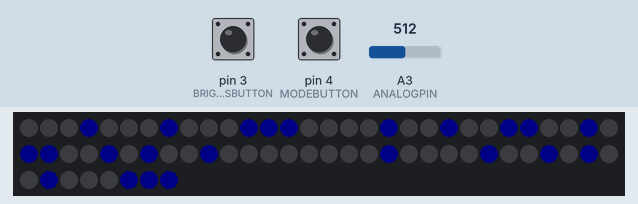
Bench run of a sketch on a simulated Arduino Uno, built with avr-gcc and run on an emulated ATmega328P. Parts: 68 RGB LEDs in strip order, left to right, continuing on the next row. The inputs (shaded band) are chosen by the test bench; at power-on: pin 3 (BRIGHTNESSBUTTON) HIGH, A3 (ANALOGPIN) = 512, pin 4 (MODEBUTTON) HIGH. Dim RGB values are drawn brighter than linear; random numbers use the default seed unless the sketch sets one; EEPROM starts erased; what the sketch prints to the serial monitor is not drawn.

Above: at 1.2 s.
1.3 s: pin 3 (BRIGHTNESSBUTTON) pulled LOW for 0.15 s
At 1.84 s:
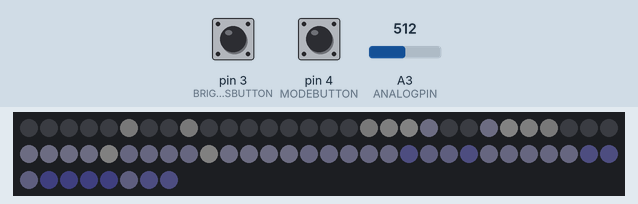
2.0 s: A3 (ANALOGPIN) set to 22
At 2.8 s:
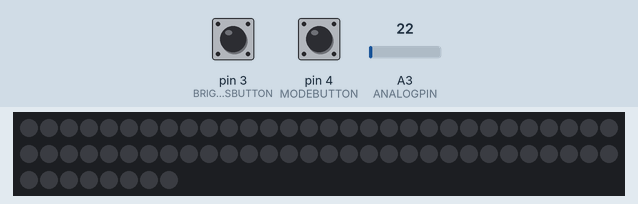
3.9 s: A3 (ANALOGPIN) set to 900
At 4.45 s:
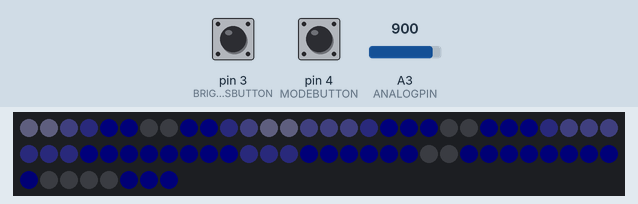
6.4 s: pin 3 (BRIGHTNESSBUTTON) pulled LOW for 1 s
At 8.3 s:
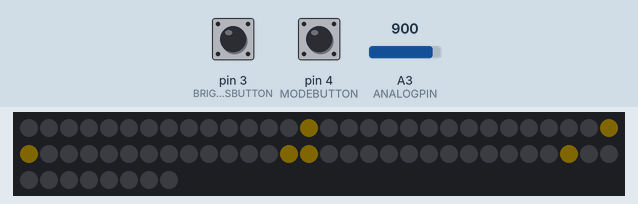
Timing chart, 0 to 9.8 s (numbered marks = the images above; inputs shaded):
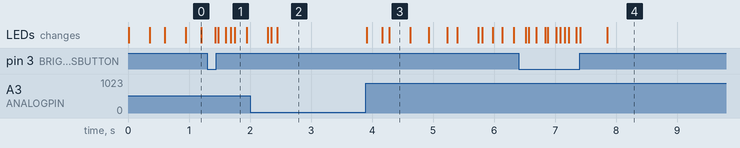

The sketch:

FlashFrames.ino
```cpp
// (licence header left out)
// data output to LEDs is on pin 5
#define PIN_LEDOUT 5

// Global maximum brightness value, maximum 255 (original max: 72, start: 102)
//keeping it rather low because the glasses tend to be really bright
#define MAXBRIGHTNESS 36
#define STARTBRIGHTNESS 51

// time between pattern changes
#define patternTime 15000

// time between hue increments)
#define hueTime 30

// Time after changing settings before settings are saved to EEPROM
#define EEPROMDELAY 2000

// Include FastLED library, audio.h, and other files
#include <FastLED.h>
#include <EEPROM.h>
#include "messages.h"
#include "font.h"
#include "XYmap.h"
#include "utils.h"
#include "audio.h"
#include "effects.h"
#include "buttons.h"


// when Flash Frames are turned on
void setup() {
Serial.begin(9600);
  // write FastLED configuration data
  FastLED.addLeds<WS2811, PIN_LEDOUT, GRB>(leds, LAST_VISIBLE_LED + 1);

  // set global brightness value
  FastLED.setBrightness( scale8(STARTBRIGHTNESS, MAXBRIGHTNESS) );

  // configure input buttons
  pinMode(MODEBUTTON, INPUT_PULLUP);
  pinMode(BRIGHTNESSBUTTON, INPUT_PULLUP);
  pinMode(STROBEPIN, OUTPUT);
  pinMode(RESETPIN, OUTPUT);

  digitalWrite(RESETPIN, LOW);
  digitalWrite(STROBEPIN, HIGH);

  random16_add_entropy(analogRead(ANALOGPIN));

}

// list of functions that will be displayed
functionList effectList[] = {scrollTextThree,
                              drawAnalyzer,
                              drawVU,
                              RGBpulse};

/* functionList effectLista[] = {threeSine,
                             threeDee,
                             scrollTextZero,
                             plasma,
                             confetti,
                             rider,
                             scrollTextOne,
                             glitter,
                             slantBars,
                             scrollTextTwo,
                             colorFill,
                             sideRain };
functionList effectListb[] = {threeSine,
                             threeDee,
                             scrollTextZero,
                             plasma};
*/

const byte totalEffects = (sizeof(effectList)/sizeof(effectList[0]));

// continuous loop while Flash Frames are on
void loop()
{
  currentMillis = millis(); // save the current timer value
  updateButtons();          // read, debounce, and process the buttons
  doButtons();              // perform actions based on button state
  checkEEPROM();            // update the EEPROM if necessary

  //if audio input played long enough, get next analog input
  if (AUDIODELAY < currentMillis - audioTime) {
    audioTime = currentMillis;
    doAnalogs();
  }

  // switch to a new effect every patternTime milliseconds
  if (currentMillis - cycleMillis > patternTime && autoCycle == true) {
    cycleMillis = currentMillis;
    if (++currentEffect >= totalEffects) currentEffect = 0; // loop to start of effect list
    effectInit = false; // trigger effect initialization when new effect is selected
  }

  // increment the global hue value every hueTime milliseconds
  if (currentMillis - hueMillis > hueTime) {
    hueMillis = currentMillis;
    hueCycle(1); // increment the global hue value
  }

  // run the currently selected effect every effectDelay milliseconds
  if (currentMillis - effectMillis > effectDelay) {
    effectMillis = currentMillis;
    effectList[currentEffect](); // run the selected effect function
    random16_add_entropy(1); // make the random values a bit more random-ish
  }

  // run a fade effect too if the confetti effect is running
  if (effectList[currentEffect] == confetti) fadeAll(1);

  FastLED.show(); // send the contents of the led memory to the LEDs

}
```

XYmap.h
```cpp
// Helper functions for a two-dimensional XY matrix of pixels.
// Special credit to Mark Kriegsman
//
// 2014-10-18 - Special version for RGB Shades Kickstarter
//              https://www.kickstarter.com/projects/macetech/rgb-led-shades
//              2014-10-18 - code version 2c (local table, holes are r/w),
//              by Mark Kriegsman
//
//              This special 'XY' code lets you program the RGB Shades
//              as a plain 16x5 matrix.
//
//              Writing to and reading from the 'holes' in the layout is
//              also allowed; holes retain their data, it's just not displayed.
//
//              You can also test to see if you're on or off the layout
//              like this
//                if( XY(x,y) > LAST_VISIBLE_LED ) { ...off the layout...}
//
//              X and Y bounds checking is also included, so it is safe
//              to just do this without checking x or y in your code:
//                leds[ XY(x,y) ] == CRGB::Red;
//              All out of bounds coordinates map to the first hidden pixel.
//
//     XY(x,y) takes x and y coordinates and returns an LED index number,
//             for use like this:  leds[ XY(x,y) ] == CRGB::Red;


// Params for width and height
const uint8_t kMatrixWidth = 16;
const uint8_t kMatrixHeight = 5;

// Pixel layout
//
//      0  1  2  3  4  5  6  7  8  9 10 11 12 13 14 15
//   +------------------------------------------------
// 0 |  .  0  1  2  3  4  5  6  7  8  9 10 11 12 13  .
// 1 | 29 28 27 26 25 24 23 22 21 20 19 18 17 16 15 14
// 2 | 30 31 32 33 34 35 36  .  . 37 38 39 40 41 42 43
// 3 | 57 56 55 54 53 52 51  .  . 50 49 48 47 46 45 44
// 4 |  . 58 59 60 61 62  .  .  .  . 63 64 65 66 67  .

#define NUM_LEDS (kMatrixWidth * kMatrixHeight)
CRGB leds[ NUM_LEDS ];


// This function will return the right 'led index number' for
// a given set of X and Y coordinates on your RGB Shades.
// This code, plus the supporting 80-byte table is much smaller
// and much faster than trying to calculate the pixel ID with code.
#define LAST_VISIBLE_LED 67
uint8_t XY( uint8_t x, uint8_t y)
{
  // any out of bounds address maps to the first hidden pixel
  if( (x >= kMatrixWidth) || (y >= kMatrixHeight) ) {
    return (LAST_VISIBLE_LED + 1);
  }

  const uint8_t ShadesTable[] = {
     68,  0,  1,  2,  3,  4,  5,  6,  7,  8,  9, 10, 11, 12, 13, 69,
     29, 28, 27, 26, 25, 24, 23, 22, 21, 20, 19, 18, 17, 16, 15, 14,
     30, 31, 32, 33, 34, 35, 36, 70, 71, 37, 38, 39, 40, 41, 42, 43,
     57, 56, 55, 54, 53, 52, 51, 72, 73, 50, 49, 48, 47, 46, 45, 44,
     74, 58, 59, 60, 61, 62, 75, 76, 77, 78, 63, 64, 65, 66, 67, 79
  };

  uint8_t i = (y * kMatrixWidth) + x;
  uint8_t j = ShadesTable[i];
  return j;
}
```

audio.h
```cpp
// Interface with MSGEQ7 chip for audio analysis

//time between audio measurements
#define AUDIODELAY 4

// Pin definitions
#define ANALOGPIN 3
//determines when to measure individual frequency bands
#define STROBEPIN 8
//resets before each new note reading
#define RESETPIN 7

//This is entirely copied from an existing project on macetech.com
// Smooth/average settings
#define SPECTRUMSMOOTH 0.07
#define PEAKDECAY 0.01
#define NOISEFLOOR 65

// AGC settings
#define AGCSMOOTH 0.004
#define GAINUPPERLIMIT 8.0
#define GAINLOWERLIMIT 0.1

// Global variables
unsigned int spectrumValue[7];  // holds raw adc values
float spectrumDecay[7] = {0};   // holds time-averaged values
float spectrumPeaks[7] = {0};   // holds peak values
float audioAvg = 0.0;
float gainAGC = 0.0;

void doAnalogs() {

  static PROGMEM const byte spectrumFactors[7] = {10, 10, 11, 12, 13, 14, 16};

  // reset MSGEQ7 to first frequency bin
  digitalWrite(RESETPIN, HIGH);
  delayMicroseconds(5);
  digitalWrite(RESETPIN, LOW);

  // store sum of values for AGC
  int analogsum = 0;

  // cycle through each MSGEQ7 bin and read the analog values
  for (int i = 0; i < 7; i++) {

    // set up the MSGEQ7
    digitalWrite(STROBEPIN, LOW);
    delayMicroseconds(50); // to allow the output to settle

    // read the analog value
    spectrumValue[i] = analogRead(ANALOGPIN);
    digitalWrite(STROBEPIN, HIGH);

    if (i == 3) Serial.println(spectrumValue[i]);

    // noise floor filter
    if (spectrumValue[i] < NOISEFLOOR) {
      spectrumValue[i] = 0;
    } else {
      spectrumValue[i] -= NOISEFLOOR;
    }

    // apply correction factor per frequency bin
    spectrumValue[i] = (spectrumValue[i]*pgm_read_byte_near(spectrumFactors + i))/10;

    // prepare average for AGC
    analogsum += spectrumValue[i];

    // apply current gain value
    spectrumValue[i] *= gainAGC;

    // process time-averaged values
    spectrumDecay[i] = (1.0 - SPECTRUMSMOOTH) * spectrumDecay[i] + SPECTRUMSMOOTH * spectrumValue[i];

    // process peak values
    if (spectrumPeaks[i] < spectrumDecay[i]) spectrumPeaks[i] = spectrumDecay[i];
    spectrumPeaks[i] = spectrumPeaks[i] * (1.0 - PEAKDECAY);
  }

  // Calculate audio levels for automatic gain
  audioAvg = (1.0 - AGCSMOOTH) * audioAvg + AGCSMOOTH * (analogsum / 7.0);

  // Calculate gain adjustment factor
  gainAGC = 250.0 / audioAvg;
  if (gainAGC > GAINUPPERLIMIT) gainAGC = GAINUPPERLIMIT;
  if (gainAGC < GAINLOWERLIMIT) gainAGC = GAINLOWERLIMIT;


}

// Attempt at beat detection
byte beatTriggered = 0;
#define beatLevel 20.0
#define beatDeadzone 30.0
#define beatDelay 50
float lastBeatVal = 0;
byte beatDetect() {
  static float beatAvg = 0;
  static unsigned long lastBeatMillis;
  float specCombo = (spectrumDecay[0] + spectrumDecay[1] + spectrumDecay[2]
                      + spectrumDecay[3] + spectrumDecay[4] + spectrumDecay[5]
                      + spectrumDecay[6]) / 7.0;
  beatAvg = (1.0 - AGCSMOOTH) * beatAvg + AGCSMOOTH * specCombo;

  if (lastBeatVal < beatAvg) lastBeatVal = beatAvg;
  if ((specCombo - beatAvg) > beatLevel && beatTriggered == 0 && currentMillis - lastBeatMillis > beatDelay) {
    beatTriggered = 1;
    lastBeatVal = specCombo;
    lastBeatMillis = currentMillis;
    return 1;
  } else if ((lastBeatVal - specCombo) > beatDeadzone) {
    beatTriggered = 0;
    return 0;
  } else {
    return 0;
  }

}
```

buttons.h
```cpp
// Process button inputs and return button activity

#define NUMBUTTONS 2
#define MODEBUTTON 4
#define BRIGHTNESSBUTTON 3

#define BTNIDLE 0
#define BTNDEBOUNCING 1
#define BTNPRESSED 2
#define BTNRELEASED 3
#define BTNLONGPRESS 4
#define BTNLONGPRESSREAD 5

#define BTNDEBOUNCETIME 20
#define BTNLONGPRESSTIME 1000

unsigned long buttonEvents[NUMBUTTONS];
byte buttonStatuses[NUMBUTTONS];
byte buttonmap[NUMBUTTONS] = {BRIGHTNESSBUTTON, MODEBUTTON};

void updateButtons() {
  for (byte i = 0; i < NUMBUTTONS; i++) {
    switch (buttonStatuses[i]) {
      case BTNIDLE:
        if (digitalRead(buttonmap[i]) == LOW) {
          buttonEvents[i] = currentMillis;
          buttonStatuses[i] = BTNDEBOUNCING;
        }
        break;

      case BTNDEBOUNCING:
        if (currentMillis - buttonEvents[i] > BTNDEBOUNCETIME) {
          if (digitalRead(buttonmap[i]) == LOW) {
            buttonStatuses[i] = BTNPRESSED;
          }
        }
        break;

      case BTNPRESSED:
        if (digitalRead(buttonmap[i]) == HIGH) {
          buttonStatuses[i] = BTNRELEASED;
        } else if (currentMillis - buttonEvents[i] > BTNLONGPRESSTIME) {
          buttonStatuses[i] = BTNLONGPRESS;
        }
        break;

      case BTNRELEASED:
        break;

      case BTNLONGPRESS:
        break;

      case BTNLONGPRESSREAD:
        if (digitalRead(buttonmap[i]) == HIGH) {
          buttonStatuses[i] = BTNIDLE;
        }
        break;
    }
  }
}

byte buttonStatus(byte buttonNum) {

  byte tempStatus = buttonStatuses[buttonNum];
  if (tempStatus == BTNRELEASED) {
    buttonStatuses[buttonNum] = BTNIDLE;
  } else if (tempStatus == BTNLONGPRESS) {
    buttonStatuses[buttonNum] = BTNLONGPRESSREAD;
  }

  return tempStatus;

}

void doButtons() {

  // Check the mode button (for switching between effects)
  switch (buttonStatus(0)) {

    case BTNRELEASED: // button was pressed and released quickly
      cycleMillis = currentMillis;
      if (++currentEffect >= totalEffects) currentEffect = 0; // loop to start of effect list
      effectInit = false; // trigger effect initialization when new effect is selected
      eepromMillis = currentMillis;
      eepromOutdated = true;
      break;

    case BTNLONGPRESS: // button was held down for a while
      autoCycle = !autoCycle; // toggle auto cycle mode
      confirmBlink(); // one blue blink: auto mode. two red blinks: manual mode.
      eepromMillis = currentMillis;
      eepromOutdated = true;
      break;

  }

  // Check the brightness adjust button
  switch (buttonStatus(1)) {

    case BTNRELEASED: // button was pressed and released quickly
      currentBrightness += 51; // increase the brightness (wraps to lowest)
      FastLED.setBrightness(scale8(currentBrightness, MAXBRIGHTNESS));
      eepromMillis = currentMillis;
      eepromOutdated = true;
      break;
          /*
        tried changing around button fucntionality, saving this for future edits
        if (effectList[]a == {scrollTextThree,
                              RGBpulse}) {
                    effectList[]b = {{drawAnalyzer,
                              drawVU}; }
        else
                    effectList[]a = {{scrollTextThree,
                              scrollTextTwo}; }

        */

    case BTNLONGPRESS: // button was held down for a while
      currentBrightness = STARTBRIGHTNESS; // reset brightness to startup value
      FastLED.setBrightness(scale8(currentBrightness, MAXBRIGHTNESS));
      eepromMillis = currentMillis;
      eepromOutdated = true;
      break;

      /*
        tried changing around button fucntionality, saving this for future edits
        if (effectList[] == {drawAnalyzer,
                              RGBpulse}) {
                    effectList[] = {{drawAnalyzer,
                              drawVU}; }
        else if (effectList[] == {drawAnalyzer,
                              drawVU})
                    effectList[] = {{drawAnalyzer,
                              drawVU}; }

        */

  }

}
```

messages.h
```cpp
// Scrolling messages

const char string0[] PROGMEM = "EVERYBODY DANCE NOW    ";
const char string1[] PROGMEM = "Flash Frames!    ";
const char string2[] PROGMEM = "Mary Floren     ";
const char string3[] PROGMEM = "Dance   ";
const char string4[] PROGMEM = "ECE 387 rules!   ";

const char * const stringArray[] PROGMEM = {
  string0,
  string1,
  string2,
  string3,
  string4
};
```

Source omitted: effects.h (13096 bytes), font.h (4638 bytes), utils.h (5514 bytes)

Measured:
- after the input at 3.9 s, the LEDs: first change at once (image 3 shows a later state)
